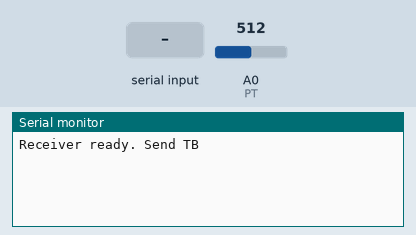
Recording of a sketch running on a simulated Arduino Uno, built with avr-gcc and run on an emulated ATmega328P. On the bench: the last lines printed to the serial monitor. Inputs (shaded band) come from the test bench; at power-on: A0 (PT) = 512. Random numbers use the default seed unless the sketch sets one.

Above: at 0.9 s.
1.0 s: "90,45\n" received over Serial
At 1.71 s:
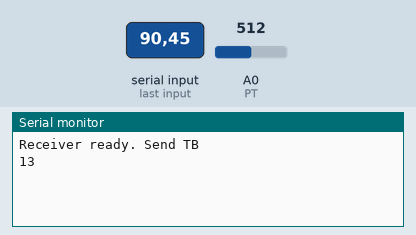
3.4 s: A0 (PT) set to 306
At 3.69 s:
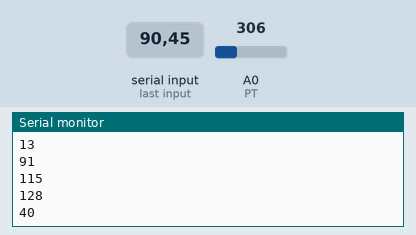
4.9 s: A0 (PT) set to 511
At 5.17 s:
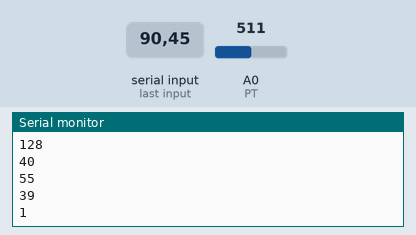
Timing chart, 0 to 7.9 s (numbered marks = the images above; inputs shaded):
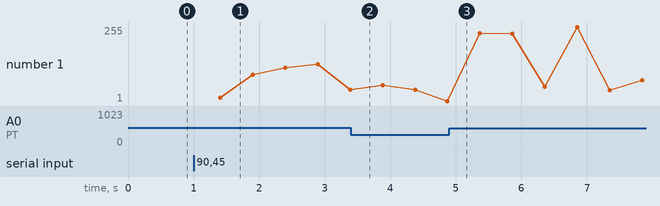

The sketch:

Receiver.ino
```cpp
/////////////////////////////////
// EENG 348: Receiver.ino
// Created: April 22, 2017
// Creator: Pong Trairatvorakul
//
// Sends prompt to Serial
// Receives TB from Serial
// Receive dibit data via optical link using Transmitter.ino
// combine dibits, decrypts, then print decrypted byte to Serial
/////////////////////////////////

//== MACROS & GLOBALS ===================================

// set up serial
#define S_open  Serial.begin(115200);Serial.setTimeout(10);

// pins of RGB LED & phototransistor
#define R 6
#define G 9
#define B 10
#define PT 0

// number of stop bits
#define N_STOP 5

// wait until wait is false (eg. timer reaches value)
// then immediately change wait back to true and continue
// with rest of code
#define WAIT while(wait); wait = true;

// random seed
#define R_SEED 422

// Global variables
int TB;             // period of each blink
int db[4];          // dibits
volatile bool wait; // true, then wait for ISR
volatile bool receiving = false; // true when receiving
volatile int read_val; // value read from ADC

//== M&M SETUP ===========================================
// Color: Green
// PT Vals corresponding to each dibit
int PT_vals[] = {1008, 743, 543, 375};
// halfway between each value
int thresholds[] = {
  (PT_vals[0] + PT_vals[1])/2,
  (PT_vals[1] + PT_vals[2])/2,
  (PT_vals[2] + PT_vals[3])/2
};


//== SETUP ===============================================

void setup() {
  S_open                      // macro to set Serial
  IO_init();                  // set up pinmode
  Serial.println("Receiver ready. Send TB"); // send prompt
  while(!Serial.available()); // wait for TB
  TB = Serial.parseInt();     // store TB value
  decrypt_init();             // set decryption seed
  timer_init();               // set up timer
}

// set up the phototransistor as input
void IO_init() {
  pinMode(PT, INPUT);
}

// set up timer1 to CTC mode with 256 prescaler
void timer_init() {
  wait = true;
  noInterrupts();           // disable interrupts
  TCCR1A = TCCR1B = 0;      // clear TCCRs
  TCCR1B |= (1 << WGM12);   // CTC mode
  TCCR1B |= (1 << CS12);    // 256 prescaler
  TIMSK1 |= (1 << OCIE1A);  // enable timer compare A interrupt
  OCR1A = TB * 62.5 * 1.5;  // compare match register value
                            //   set to 1.5TB
  TCNT1 = 0;                // clear counter
  interrupts();             // enable interrupts
}

// generate seed for decryption
void decrypt_init() {
  randomSeed(R_SEED);
}

//== LOOP ===============================================
void loop() {
  while (analogRead(PT) > 700); // wait for start bit
  OCR1A = TB * 62.5 * 1.5;    // compare match register val to 1.5TB
  receiving = true;
  wait = true;
  TCNT1 = 0;                  // reset counter
  WAIT                        // wait macro: wait until counter ISR
  db[0] = PT_read(read_val);  // get dibit 0
  OCR1A = TB * 62.5;          // compare match register value to TB
  for (int i = 1; i < 4; i++) {   // read the rest of the bits
    WAIT                          // wait macro
    db[i] = PT_read(read_val);    // get dibit
  }
  receiving = false;
  int data = decrypt(combine());  // combine dibits and decrypt
  Serial.println(data);           // send data to matlab
  WAIT                            // wait macro
}

// decrypt data by XOR with RBYTE
byte decrypt(int data) {
  return data ^ (rand() % 256);
}

// combine all the dibits db into a byte to return
int combine() {
  int val = 0;
  for (int i = 0; i < 4; i++) {
    val += db[i] << (2 * i);
  }
  return val;
}

// input an ADC value
// return the corresponding dibit val
int PT_read(int val) {
  if      (val > thresholds[0]) return 0;
  else if (val > thresholds[1]) return 1;
  else if (val > thresholds[2]) return 2;
  else                          return 3;
}

// changes wait to false when timer reached
ISR(TIMER1_COMPA_vect) {
    wait = false;               // frees main code to continue
  if (receiving) {              // ensure we are in part of code that receives
    read_val = analogRead(PT);  // read ADC val
  }
}
```

Measured:
- after the input at 1.0 s, the serial monitor: prints a new line after 0.41 s (image 1)
- plotted number 1: 40 → 1 after the input at 3.4 s, 1 → 135 after the input at 4.9 s
